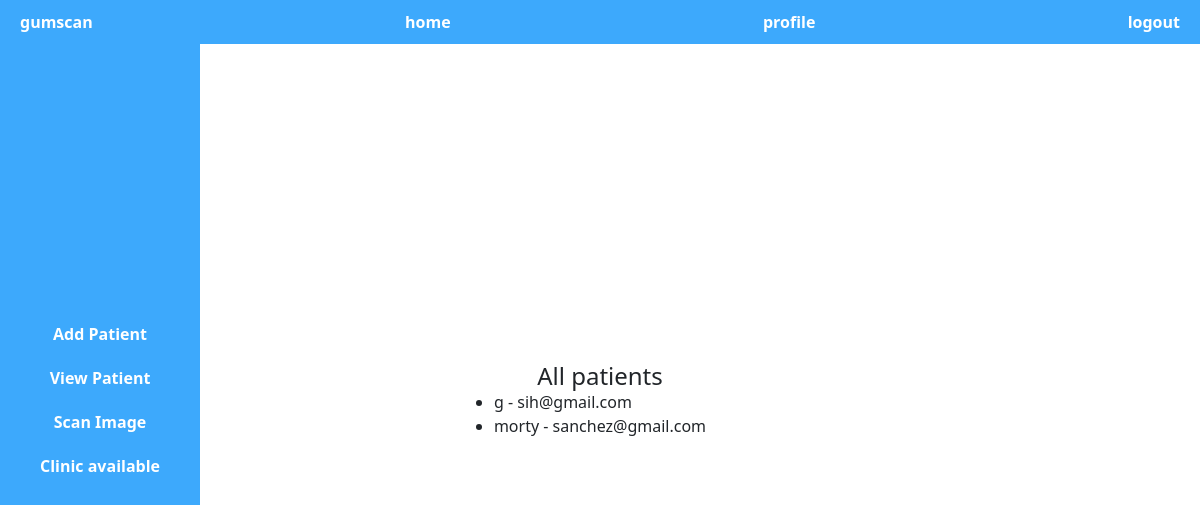
Screenshot of /gum-scan/view-patients/ (signed in) with the database file from the repository.
### gumScanApp/models.py (models this page shows, shortened)
class Patient(models.Model):
    first_name = models.CharField(max_length=30)
    last_name = models.CharField(max_length=30)
    date_of_birth = models.DateField(null=True, blank=True)
    email = models.EmailField(unique=True)
    medical_history = models.TextField()

### gumScanApp/views.py (the view)
# urls.py: path('view-patients/', views.view_patients, name='view-patients'),
def view_patients(request):
    patients = Patient.objects.all()
    return render(request, 'home/viewPatient.html', {'patients': patients})

### gumScanApp/templates/home/viewPatient.html (shortened to what this page needs)
{% extends "home/hLayout.html" %}
{% load static %}
{% block styles %}
<link
  rel="stylesheet"
  href="{% static 'webstyles/home.css' %}"
/>
{% endblock %}
{% block body %}
<div class="content">
    <h1>All patients</h1>
    <ul>
        {% for user in patients %}
            <li>{{ user.first_name }} - {{ user.email }}</li>
        {% endfor %}
    </ul>
</div>
{% endblock %}

### gumScanApp/static/webstyles/home.css (style rules this page uses)
body, h1, p, ul, li, a { margin: 0; padding: 0; }
.content { flex: 1; display: flex; flex-direction: column; align-items: center; justify-content: center; padding: 20px; height: 100vh; }
.content h1 { font-size: 24px; }

### rows the page displays
Patient: first_name "g", email "sih@gmail.com"
Patient: first_name "morty", email "sanchez@gmail.com"
